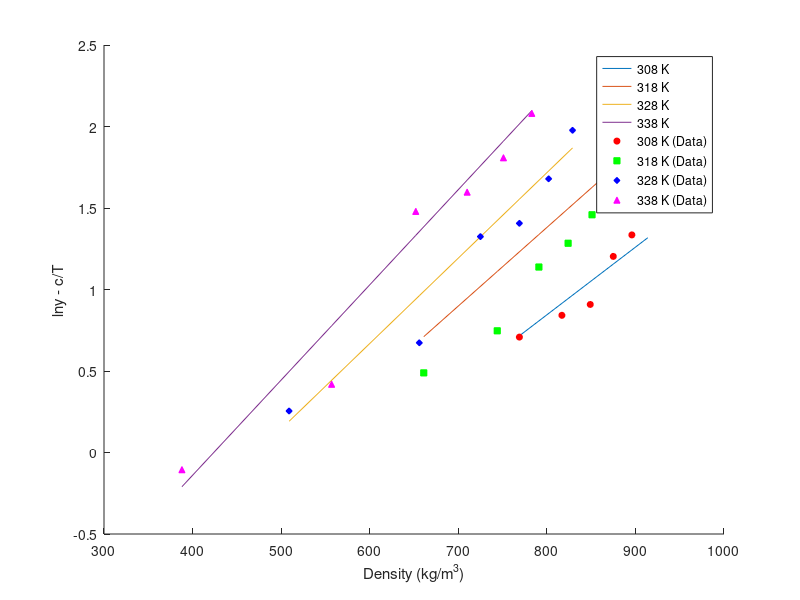

Recreate this plot in MATLAB.
clear;
% SC CO2 Thermo info
T_c_CO2 = 304.18;       % Critical Temp [Kelvin]
P_c_CO2 = 73.8;         % Critical Pressure [bar]
omega_CO2 = 0.225;      % Omega [-]

% Drug Thermo info
T_c_drug = 1149.5;      % Critical Temp [Kelvin]
P_c_drug = 10.57;       % Critical Pressure [bar]
omega_drug = 2.0964;    % Omega [-]

% Genral info
T = [308 318 328 338];              % Temp range
P = 1:1:300;                        % Pressure range from 1 to 300 bar with step of 1
k_ij = [0.103 0.117 0.126 0.134];   % Binary interaction parameter for PR/KM EoS
R = 8.314;                          % Gas Constant [J/mol·K]

Mw_drug = 598.5;
Mw_CO2 = 44.01;
Mw_methanol = 32.04;

rho_CO2 =   [769 817 849 875 896 914;
            661 744 791 824 851 872;
            509 656 725 769 802 829;
            388 557 652 710 751 783];               % Density [kg/m3]

y_b =   [2.03 2.32 2.48 3.33 3.80 5.32;
        1.63 2.11 3.12 3.61 4.30 5.96;
        1.29 1.96 3.76 4.08 5.36 7.22;
        0.90 1.52 4.39 4.94 6.10 8.01];        % mole fraction


% KJ Model info
a_KJ = -2.4761;
b_KJ = [0.0041509,0.0048209,0.0052409,0.0058409];
c_KJ = -4550.5306;

ln_y_KJ = zeros(4,6);
ln_y_KJ_cT = zeros(4,6);
ln_y_b = log(y_b);
for n=1:4
    for i=1:6
        ln_y_KJ(n,i) = a_KJ + b_KJ(n)*rho_CO2(n,i) + c_KJ/T(n);
        ln_y_KJ_cT(n,i) = ln_y_KJ(n,i) - c_KJ/T(n);

    end
end

figure(1);
hold on;

% Plot lines
plot(rho_CO2(1,:), ln_y_KJ_cT(1,:), 'DisplayName', '308 K');
plot(rho_CO2(2,:), ln_y_KJ_cT(2,:), 'DisplayName', '318 K');
plot(rho_CO2(3,:), ln_y_KJ_cT(3,:), 'DisplayName', '328 K');
plot(rho_CO2(4,:), ln_y_KJ_cT(4,:), 'DisplayName', '338 K');

% Scatter points
scatter(rho_CO2(1,:), ln_y_b(1,:), 20, 'r', 'o', 'MarkerFaceColor', 'r', 'DisplayName', '308 K (Data)');
scatter(rho_CO2(2,:), ln_y_b(2,:), 20, 'g', 's', 'MarkerFaceColor', 'g', 'DisplayName', '318 K (Data)');
scatter(rho_CO2(3,:), ln_y_b(3,:), 20, 'b', 'd', 'MarkerFaceColor', 'b', 'DisplayName', '328 K (Data)');
scatter(rho_CO2(4,:), ln_y_b(4,:), 20, 'm', '^', 'MarkerFaceColor', 'm', 'DisplayName', '338 K (Data)');

% Axis labels
xlabel('Density (kg/m^3)');
ylabel('lny - c/T');

% Add legend
legend('Location', 'best');


% GM Model info
a_GM = 1.8309;
b_GM = -5710.4987;
c_GM = 3.8342;

% Chrastil Model info
a_Chrastil = 4.5889;
b_Chrastil = -12.7501;
c_Chrastil = -6759.0921;

% Bartle et al. Model info
a_Bartle = 13.2886;
b_Bartle = 9.0827;
c_Bartle = -6845.6966;

% Sung-Shim Model info
a_Sung = 5.7399;
b_Sung = -606.0322;
c_Sung = -447.5124;
d_Sung = -36.8120;

% Bian et al model info
a_Bian = 4.2910;
b_Bian = -4806.5989;
c_Bian = 0.0355;
d_Bian = -1.0456;
e_Bian = -9.5861*10^4;

% Sodeifian model info
a_Sodeifian = -16.8909;
b_Sodeifian = -13.0866*10^3;
c_Sodeifian = 1.4181;
d_Sodeifian = 1.1071*10^3;
e_Sodeifian = -2.9406*10^3;
f_Sodeifian = -838.2700;

